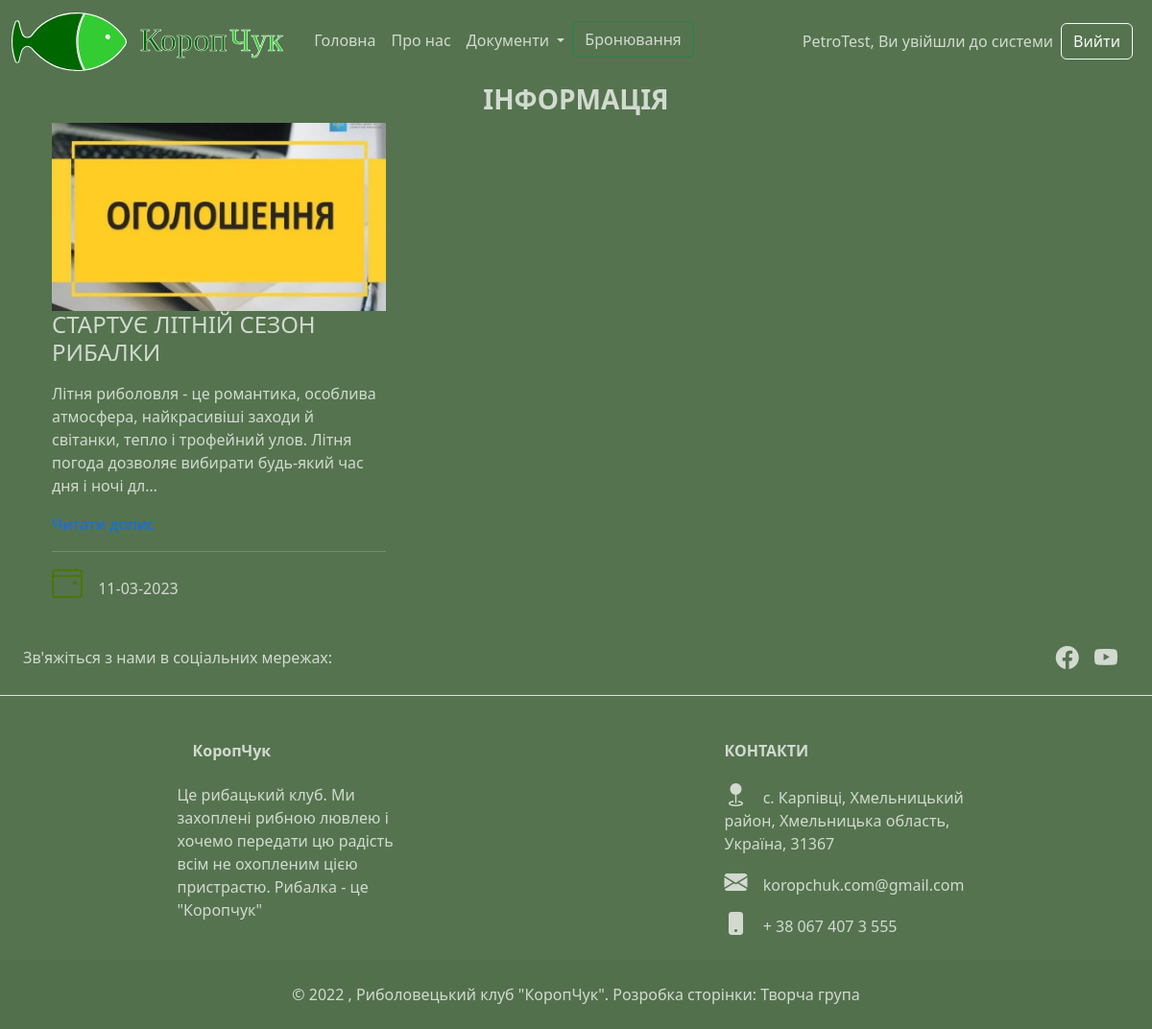
The app's page /information/ (signed in) with its own data.
### mainapp/models.py (models this page shows, shortened)
class Article(models.Model):
    objects = None
    title = models.CharField(max_length=255, verbose_name='Заголовок')
    slug = models.SlugField(max_length=255, unique=True, db_index=True,
                            verbose_name="URL")  # unique=True це унакальна url-адреса
    content = models.TextField(blank=True, verbose_name='Текст допису')
    photo = models.ImageField(upload_to="photos/%Y/%m/%d", verbose_name='Зображення 16:9/800:450px/WebP')
    document = models.FileField(blank=True, upload_to="documents/%Y/%m/%d/", verbose_name='Додаток')
    time_create = models.DateTimeField(auto_now_add=True, verbose_name='Створено')
    time_update = models.DateTimeField(auto_now=True, verbose_name='Змінено')
    is_published = models.BooleanField(default=True, verbose_name='Опубліковано')
    cat = models.ForeignKey('Category', on_delete=models.PROTECT, verbose_name='Категорія')
    def get_absolute_url(self):
        return reverse('post', kwargs={'post_slug': self.slug})
    class Meta:
        verbose_name = 'Стаття'
        verbose_name_plural = 'Статті'
        ordering = ['-time_create', 'title']

### mainapp/views.py (the view)
# urls.py: path('information/', information, name='information'),
def information(request):
    iposts = Article.objects.filter(cat_id=3)[:9]
    cats = Category.objects.all()
    context = {
        'iposts': iposts,
        'cats': cats,
        'title': 'Інформація',
        'cat_selected': 0,
    }
    return render(request, 'mainapp/information.html', context=context)

### mainapp/models.py (called while the page is built)
    def __str__(self):
        return self.name

    def get_absolute_url(self):
        return reverse('category', kwargs={'cat_id': self.pk})

### mainapp/templatetags/mainapp_tags.py (called while the page is built)
@register.simple_tag(name='getcats')
def get_categories(filter=None):
    if not filter:
        return Category.objects.all()
    else:
        return Category.objects.filter(pk=filter)

@register.inclusion_tag('mainapp/list_categories.html')
def show_categories(sort=None, cat_selected=0):
    if not sort:
        cats = Category.objects.all()
    else:
        cats = Category.objects.order_by(sort)
    return {"cats": cats, "cat_selected": cat_selected}

### mainapp/templates/mainapp/information.html (shortened to what this page needs)
{% extends 'mainapp/base.html' %}
{% load static %}
{% block content %}
<div id="block_information">
  <div class="container">
    <h3 id="header_information_more" class="text-center"><b>ІНФОРМАЦІЯ</b></h3>
      <div class="container-fluid m-auto my-2">
        <div class="row">
            {% for p in iposts %}
                <div class="col-md-4 col-sm-6">
                    {% if p.photo %}
                        <img class="w-100" src="{{p.photo.url}}">
                    {% endif %}
                    <h4 id="information_title_preview">{{p.title}}</h4>
                    {% autoescape off %}
                    <p>{{p.content|linebreaks|truncatechars:170}}</p>
                    {% endautoescape %}
                    <p class="link-read-post"><a href="{{ p.get_absolute_url }}">Читати допис</a></p>
                    <hr>
                    <div class="article-panel">
                        <p class="last">
                            <i class="bi bi-calendar4-event" style="color: #4b7604"></i>
                            {{p.time_update|date:"d-m-Y"}}
                        </p>
                    </div>
                </div>
            {% endfor %}
      </div>
    </div>
  </div>
</div>
{% endblock %}

### mainapp/templates/mainapp/base.html (shortened to what this page needs)
{% load static %}
{% load mainapp_tags %}
<html lang="uk">
<head>
    <link href="https://cdn.jsdelivr.net/npm/bootstrap@5.2.0/dist/css/bootstrap.min.css" rel="stylesheet">
    <link rel="stylesheet" href="https://cdn.jsdelivr.net/npm/bootstrap-icons@1.9.1/font/bootstrap-icons.css">
    <link rel="stylesheet" type="text/css" href="{% static 'mainapp/css/styles.css' %}">
</head>
<body>
<header>
    <nav class="navbar navbar-expand-md navbar-dark">
       <div class="container-fluid">
        <a class="navbar-brand" href="{% url 'home' %}">
            <img src="{% static 'mainapp/images/logo/krpch_right.svg' %}" alt="КОРОПЧУК" width="120" height="auto">
            <img class="mx-2" src="{% static 'mainapp/images/logo/krpch_name.svg' %}" alt="КОРОПЧУК" width="150"
                 height="auto">
        </a>
        <div class="collapse navbar-collapse" id="navbarSupportedContent">
          <ul class="navbar-nav me-auto mb-2 mb-lg-0">
            <li class="nav-item">
              <a class="nav-link" aria-current="page" href="{% url 'home' %}">Головна</a>
            </li>
            <li class="nav-item">
              <a class="nav-link" aria-current="page" href="{% url 'about' %}">Про нас</a>
            </li>
            <li class="nav-item dropdown">
              <a class="nav-link dropdown-toggle" href="#" id="navbarDropdownDoc" role="button" data-bs-toggle="dropdown" aria-expanded="false">
                Документи
              </a>
            </li>
            <li class="nav-item">
                <a class="btn btn-outline-success mb-1" href="{% url 'bookingapier_rest' %}"  target="_blank" role="button">Бронювання</a>
            </li>
          </ul>
                {% if request.user.is_authenticated %}
                {{ user.username }}, Ви увійшли до системи
                    <a class="btn btn-outline-light m-2 " href="{% url 'logout' %}" role="button">Вийти</a>
                {% else %}
                Для бронювання місця потрібно увійти
                <a class="btn btn-outline-light m-2" href="{% url 'login' %}" role="button">Увійти</a>
                {% endif %}
        </div>
      </div>
    </nav>
</header>
    {% block content %}
    {% endblock %}
<footer class="text-center text-lg-start">
  <section class="d-flex justify-content-center justify-content-lg-between p-4 border-bottom">
    <div class="me-5 d-none d-lg-block">
      <span>Зв'яжіться з нами в соціальних мережах:</span>
    </div>
    <div>
        <a href="" class="">
          <i class="bi bi-facebook"></i>
        </a>
      <a href="" class="">
        <i class="bi bi-youtube"></i>
      </a>
    </div>
  </section>
  <section class="">
    <div class="container text-center text-md-start mt-5">
      <div class="row mt-3">
        <div class="col-md-3 col-lg-4 col-xl-3 mx-auto mb-4">
          <h6 class="fw-bold mb-4">
            КоропЧук
          </h6>
          <p>
            Це рибацький клуб. Ми захоплені рибною лювлею і хочемо передати цю радість всім не охопленим цією пристрастю.
              Рибалка - це "Коропчук"
          </p>
        </div>
        <div class="col-md-4 col-lg-3 col-xl-3 mx-auto mb-md-0 mb-4">
          <h6 class="text-uppercase fw-bold mb-4">Контакти</h6>
          <p><i class="bi bi-geo-fill"></i> с. Карпівці, Хмельницький район, Хмельницька область, Україна, 31367</p>
          <p>
            <i class="bi bi-envelope-fill"></i>
            koropchuk.com@gmail.com
          </p>
          <p><i class="bi bi-phone-fill"></i> + 38 067 407 3 555</p>
        </div>
      </div>
    </div>
  </section>
  <div class="text-center p-4" style="background-color: rgba(0, 0, 0, 0.025);">
    © 2022 , Риболовецький клуб "КоропЧук". Розробка сторінки: Творча група
  </div>
</footer>
</body>
</html>

### mainapp/static/mainapp/css/styles.css (style rules this page uses)
:root { --color1: rgb(1,52,0); --color2: 4f694e; --color21: d0d8d0; --color3: rgb(18,139,2); --color1g: rgb(1,52,0); --color2g: rgb(45,83,40); --color21g: rgb(36,67,33); --color3g: rgb(85,115,79); --color4g: rgb(125,148,120); --color5g: rgb(167,183,163); --color6g: rgb(210,218,208); --color7g: rgb(18,139,2); --color1w: rgb(255,255,255); --color1o: rgb(255,117,24); --color4: #fff; --color5: rgb(222,42,166); }
body, .dropdown-menu, nav, footer { background-color: var(--color3g); }
body, .nav-link, header, .bi, .btn-outline-success, .fr, footer { color: var(--color6g); }
a { text-decoration: none; }
.bi, #login { font-size: 2em; margin-right: 12px; }
footer .bi { font-size: 1.5em; }
footer .bi-youtube { margin-right: none; }
.btn-outline-success, .btn-outline-warning { margin-right: 12px; }

### records on screen
Article: photo (picture), title "СТАРТУЄ ЛІТНІЙ СЕЗОН РИБАЛКИ", content "Літня риболовля - це романтика, особлива атмосфера, найкрасивіші заходи й світанки, тепло і трофейний улов. Літня погода дозволяє вибирати будь-який час дня і ночі дл…", time_update "11-03-2023"

### other values on screen
{{ user.username }} "PetroTest"
